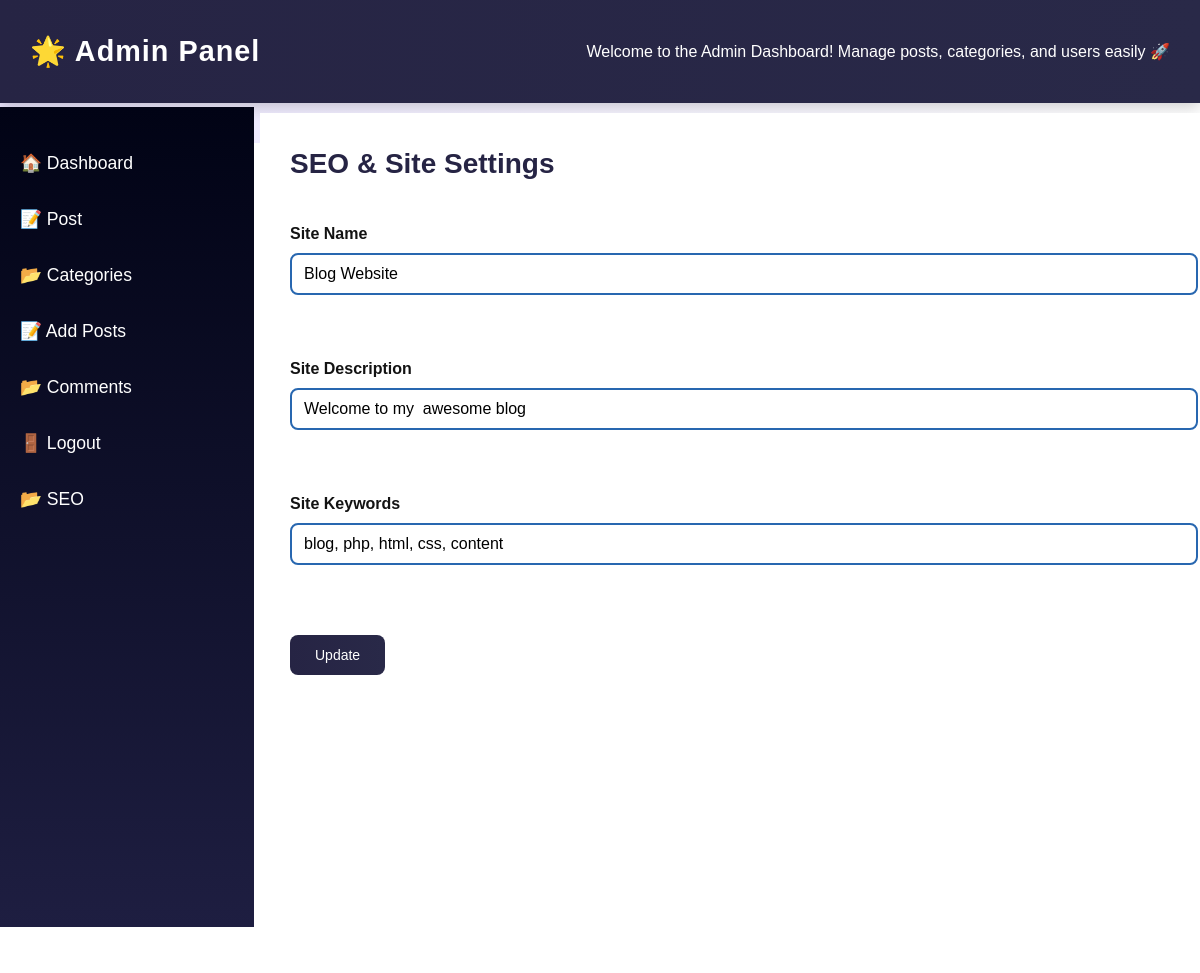
Page /blog_projects/admin/seo_settings.php on the committed database.
### tables this page shows
CREATE TABLE `seo_settings` (
  `id` int(30) NOT NULL,
  `site_name` varchar(200) DEFAULT NULL,
  `site_description` text DEFAULT NULL,
  `site_keywords` text DEFAULT NULL
);

### blog_projects/admin/seo_settings.php (the view, shortened to what this page needs)
<?php
include 'inc/header.php';
include 'inc/sidebar.php';
$settings = $conn->query("SELECT * FROM seo_settings WHERE id=1")->fetch_assoc();
?>
<main class="main-content">
  <h2>SEO & Site Settings</h2>
  <form method="POST">
      <div class="mb-3">
          <label>Site Name</label>
          <input type="text" name="site_name" class="form-control"
                 value="<?=htmlspecialchars($settings['site_name'])?>" required>
      </div>
      <div class="mb-3">
          <label>Site Description</label>
          <input type="text" name="site_description" class="form-control"
                 value="<?=htmlspecialchars($settings['site_description'])?>" required>
      </div>
      <div class="mb-3">
          <label>Site Keywords</label>
          <input type="text" name="site_keywords" class="form-control"
                 value="<?=htmlspecialchars($settings['site_keywords'])?>" required>
      </div>
      <button type="submit" class="buttons" onclick="window.location.href='posts.php'"> Update</button>
  </form>
</main>

### blog_projects/admin/assets/css/style.css (style rules this page uses)
body { margin: 0; font-family: "Poppins", sans-serif; background: linear-gradient(to right, #ebe6ff, #ffffff); color: black; overflow-x: hidden; }
.main-content { margin-left: 240px; padding: 40px; flex: 1; animation: fadeUp 1s ease-in-out; }
.main-content { position: relative; padding: 60px 80px; min-height: 100vh; overflow: hidden; z-index: 1; color: #fff; margin-left: 17%; }
form .mb-3 { margin-bottom: 20px; }
label { font-weight: 600; margin-top: 10px; padding-top: 30px; color: #131313; display: block; margin-bottom: 10px; }
form input { margin-right: -10px; }
form input[type="text"], form input[type="file"], form select, form textarea { width: 100%; padding: 10px 12px; border-radius: 8px; border: 2px solid #2867b0; font-size: 16px; transition: all 0.3s ease; color:black; }
.buttons { display: inline-block; padding: 12px 25px; border-radius: 8px; background: linear-gradient(90deg, #262444,#292948); color: #fff; font-size: 14px; border: none; cursor: pointer; transition: all 0.3s ease; margin-top: 35px; }
.main-content { padding: 30px; background: #f7f6fd; min-height: 100vh; font-family: 'Arial', sans-serif; margin-top: -30px; }
.main-content h2 { color:#262444; font-size: 28px; margin-bottom: 25px; }
.form-control { width: 100%; padding: 10px 12px; border-radius: 8px; border: 2px solid#0a072d; margin-bottom: 10px; font-size: 16px; transition: all 0.3s ease; }
.main-content { padding: 30px; background: #fdf6f8; min-height: 100vh; font-family: 'Arial', sans-serif; }
.main-content { padding: 30px; background: #0e0e0e; min-height: 100vh; font-family: Arial, sans-serif; }
.main-content h2 { color:#262444; margin-bottom: 15px; margin-top: 5px; }
.form-control { width: 100%; padding: 10px 12px; border-radius: 8px; border: 2px solid #6643ff; margin-bottom: 15px; }
.main-content { position: relative; z-index: 1; overflow: hidden; margin-top: -30px; background-color: white; margin-left:260px; }

### rows in the picture
seo_settings: site_name "Blog Website", site_description "Welcome to my awesome blog", site_keywords "blog, php, html, css, content"
